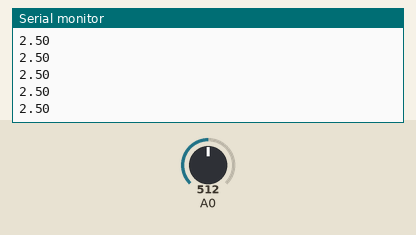
A sketch run on a simulated Arduino Uno, built with avr-gcc and run on an emulated ATmega328P. On the bench: the last lines printed to the serial monitor. The test bench sets the inputs (shaded band); at power-on: A0 = 512.

Above: at 1.2 s.
1.3 s: A0 set to 716
At 1.8 s:
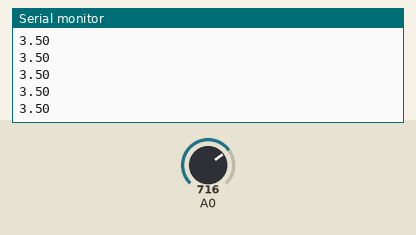
2.8 s: A0 set to 900
At 3.6 s:
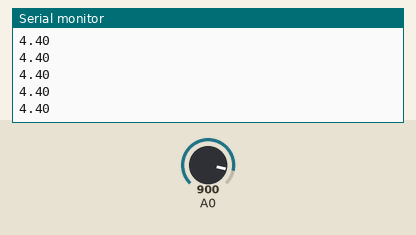
Timing chart, 0 to 5.8 s (numbered marks = the images above; inputs shaded):
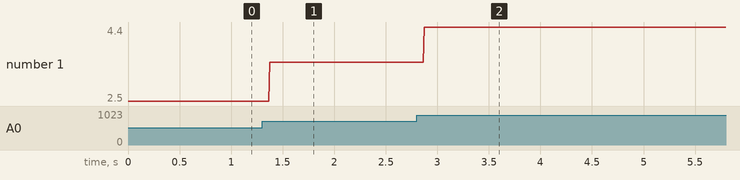

The sketch:

fasterADC.ino
```cpp
void setup() {
  // initialize serial communication at 115200 bits per second:
  Serial.begin(9600);
}

// the loop routine runs over and over again forever:
void loop() {

  // read the input on analog pin 0:
  int sensorValue = analogRead(A0);

  // print out the value you read:
  Serial.println(sensorValue * (5.0 / 1023.0));
}
```

Measured:
- after the input at 1.3 s, the serial monitor: prints a new line after 0.07 s (image 1)
- after the input at 2.8 s, the serial monitor: prints a new line after 0.07 s (image 2)
- plotted number 1: 2.5 → 3.5 after the input at 1.3 s, 3.5 → 4.4 after the input at 2.8 s
